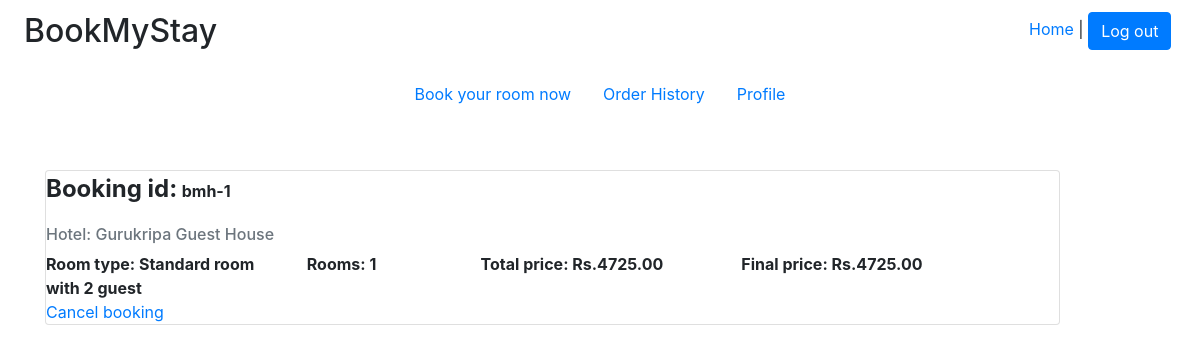
The page /Home/dashboard/ (signed in) on the database its author committed.
### bookings/models.py (models this page shows, shortened)
class BookingDetails(models.Model):
    BOOKING_STATUS = (('A', 'Availed'),
                      ('B', 'Booked'),
                      ('C1', 'Cancelled by user'),
                      ('C2', 'Cancelled by hotel')
                      )
    booking_id = models.AutoField(primary_key=True)
    guest = models.ForeignKey(GuestDetails, to_field='user_name',on_delete=models.CASCADE)
    hotel = models.ForeignKey(HotelDetails, to_field='hotel_id',on_delete=models.CASCADE)
    booking_status = models.CharField(max_length=2, choices=BOOKING_STATUS)
    check_in_date = models.CharField(max_length=15)
    check_out_date = models.CharField(max_length=15)
    check_in_time = models.CharField(max_length=15)
    check_out_time = models.CharField(max_length=15)
    room = models.ForeignKey(RoomPriceDetails, to_field='room_type',on_delete=models.CASCADE)
    discount = models.ForeignKey(DiscountDetails, to_field='discount_id',on_delete=models.CASCADE)
    total_guests = models.PositiveIntegerField(default=0)
    total_days = models.PositiveIntegerField(default=0)
    total_cost = models.DecimalField(max_digits=15, decimal_places=2)
    discounted_price = models.DecimalField(max_digits=15, decimal_places=2)
    total_rooms = models.PositiveIntegerField(default=0)
    booking_date = models.CharField(max_length=15)

class HotelDetails(models.Model):
    hotel_id = models.AutoField(primary_key=True)
    name = models.CharField(max_length=255)
    email = models.CharField(max_length=255)
    reg_no = models.CharField(max_length=255)
    contact_no = models.CharField(max_length=255)
    owner_name = models.CharField(max_length=255)
    owner_email = models.CharField(max_length=255)
    owner_contact_no = models.CharField(max_length=255)
    address = models.CharField(max_length=400)
    city = models.CharField(max_length=255)
    state = models.CharField(max_length=255)
    pincode = models.CharField(max_length=6)

### Home/views.py (the view)
# urls.py: path('dashboard/',views.dashboard,name="dashboard"),
def dashboard(request):
    if 'username' in request.session:
        bookings = BookingDetails.objects.filter(guest_id=request.session['user_id']).filter(booking_status='B')
        details = []
        for booking in bookings:
            details.append((booking, HotelDetails.objects.get(pk=booking.hotel_id).name))
        return render(request, 'dashboard.html', {'name': request.session['username'],
                                                  'details': details})
    else:
        return redirect('Home')

### Home/templates/dashboard.html (shortened to what this page needs)
<!DOCTYPE html>
<html>
    <head>
        <link rel="stylesheet" href="https://maxcdn.bootstrapcdn.com/bootstrap/4.0.0-alpha.6/css/bootstrap.min.css">
    </head>
    <body>
    {% block content %}
        <div class="row" style="padding-left: 2%;padding-top:1%;">
            <div class="col-md-10">
                <h2>BookMyStay</h2>
            </div>
            {% if name %}
                <div class="col-md-2">
                    <a href="{% url 'Home' %}" > Home</a> |
                    <a href="{% url 'logout' %}" class="btn btn-primary" >Log out</a><br/><br/>
                </div>
            {% endif %}
        </div>
        <nav class="nav justify-content-center">
            <a class="nav-link" href="{% url 'search' %}" >Book your room now</a><br/><br/>
            <a class="nav-link" href="{% url 'booking_history'%}" >Order History</a> <br/><br/>
            <a class="nav-link" href="{% url 'profile' %}" >Profile</a><br/><br/>
        </nav><br/><br/>
        <div class="container">
        {% if details %}
            {% for detail in details %}
                <div class="row">
                    <div class="col-sm-11">
                        <div class="card">
                            <div class="card-block">
                                <b class="card-title" style="font-size: x-large">Booking id:</b> <b>bmh-{{ detail.0.booking_id }}</b><br/><br/>
                                <h6 class="card-subtitle mb-2 text-muted">Hotel: {{ detail.1 }}</h6>
                                <div class="row">
                                    <div class="col-sm-3">
                                    <b><p class="card-text">Room type: {{ detail.0.room_id }}</p></b>
                                    </div>
                                    <div class="col-sm-2">
                                    <b><p class="card-text">Rooms: {{ detail.0.total_rooms }}</p></b>
                                    </div>
                                    <div class="col-sm-3">
                                    <b><p class="card-text">Total price: Rs.{{ detail.0.total_cost }}</p></b>
                                    </div>
                                    {% if detail.0.discounted_price > 0 %}
                                        <div class="col-sm-3">
                                        <b><p class="card-text">Final price: Rs.{{ detail.0.discounted_price}}</p></b>
                                        </div>
                                    {% else %}
                                        <div class="col-sm-3">
                                        <b><p class="card-text">Final price: Rs.{{ detail.0.total_cost}}</p></b>
                                        </div>
                                    {% endif %}
                                </div>
                                <a href="#" class="card-link">Cancel booking</a>
                            </div>
                        </div>
                    </div>
                </div>
            {% endfor %}
        {% endif %}
        </div>
{% endblock content %}
    </body>
</html>

### rows shown on the page
BookingDetails: booking_id "1", name "Gurukripa Guest House", room "Standard room with 2 guest", total_rooms "1", total_cost "4725.00", discounted_price "4725.00"
